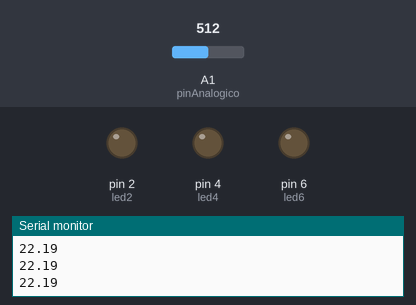
The sketch below on a simulated Arduino Uno, built with avr-gcc and run on an emulated ATmega328P. Parts: output pins drawn as LEDs (lit = HIGH), the last lines printed to the serial monitor. The inputs (shaded band) are chosen by the test bench; at power-on: A1 (pinAnalogico) = 512.

Above: at 1.2 s.
1.3 s: A1 (pinAnalogico) set to 531
At 2.5 s:
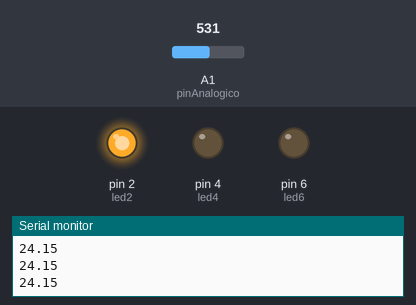
2.8 s: A1 (pinAnalogico) set to 553
4.3 s: A1 (pinAnalogico) set to 578
At 4.8 s:
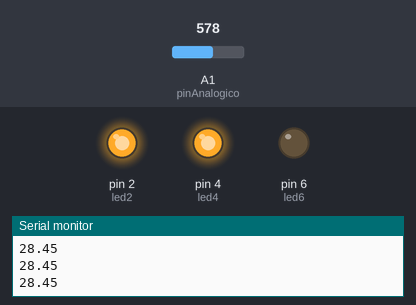
5.8 s: A1 (pinAnalogico) set to 716
At 7.0 s:
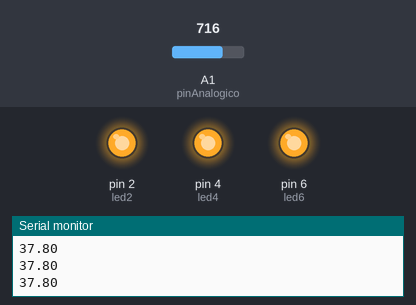
7.3 s: A1 (pinAnalogico) set to 511
At 8.2 s:
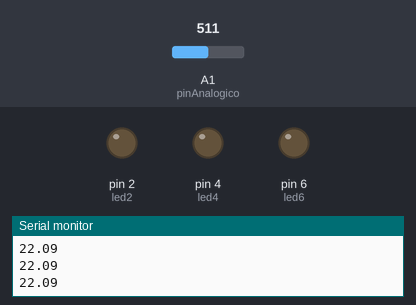
8.8 s: A1 (pinAnalogico) set to 900
At 9.4 s:
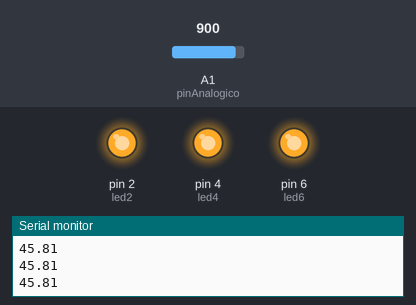
Timing chart, 0 to 11.3 s (numbered marks = the images above; inputs shaded):
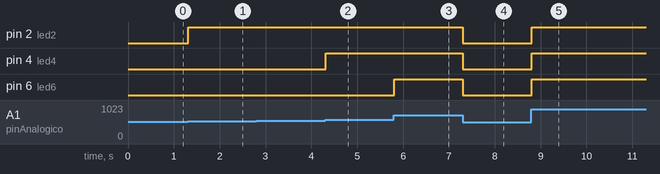

Measured:
- the behaviour switches between 519 and 520 on A1 (pinAnalogico) (found by bisection; images 0 and 1)
- the behaviour switches between 561 and 562 on A1 (pinAnalogico) (found by bisection; images 1 and 2)
- after the input at 1.3 s, pin 2 (led2): LOW → HIGH at once
- after the input at 4.3 s, pin 4 (led4): LOW → HIGH at once
- after the input at 5.8 s, pin 6 (led6): LOW → HIGH at once
- after the input at 7.3 s, pin 2 (led2), pin 4 (led4), pin 6 (led6): HIGH → LOW at once
- after the input at 8.8 s, pin 2 (led2), pin 4 (led4), pin 6 (led6): LOW → HIGH at once

The sketch:

sketch_oct25-10-23.ino
```cpp
  #define pinAnalogico A1

  const int led2 = 2;
  const int led4 = 4;
  const int led6 = 6;


  float resT;
  float vout;
  int lectura;
  float sensibilidad;
  float resM;
  float temperatura;

  void setup() {
    // put your setup code here, to run once:
    Serial.begin(9600);
    pinMode(pinAnalogico, INPUT);
    pinMode(led2, OUTPUT);
    pinMode(led4, OUTPUT);
    pinMode(led6, OUTPUT);

    sensibilidad = (-10071.0 + 7150.0) / 8.0;
  }

  void loop() {

    // put your main code here, to run repeatedly:
    resM = medidaRT(resT, vout, lectura);

    temperatura =  22.0  + (resM - 10071.0)/ sensibilidad;
    Serial.println (temperatura);

    if(temperatura < 23.0){
      digitalWrite(led2, LOW);
      digitalWrite(led4, LOW);
      digitalWrite(led6, LOW);

    } else if (temperatura >= 23.0 && temperatura <= 25.0){
      digitalWrite(led2, HIGH);
      digitalWrite(led4, LOW);
      digitalWrite(led6, LOW);

    } else if (temperatura > 27.0 && temperatura <= 29.0){
      digitalWrite(led2, HIGH);
      digitalWrite(led4, HIGH);
      digitalWrite(led6, LOW);

    } else if (temperatura > 29.0){
      digitalWrite(led2, HIGH);
      digitalWrite(led4, HIGH);
      digitalWrite(led6, HIGH);

    }
    encenderLed(temperatura);
  }

  float medidaRT(float resT, float vout, int lectura){
    lectura = analogRead(pinAnalogico);
    vout = lectura * 5.0 / 1024.0;
    resT = 10000.0 * (5.0/vout - 1.0);

  //10071
  //7150
    return resT;
  }

int encenderLed(float temperatura){


  return 0;
}
```
